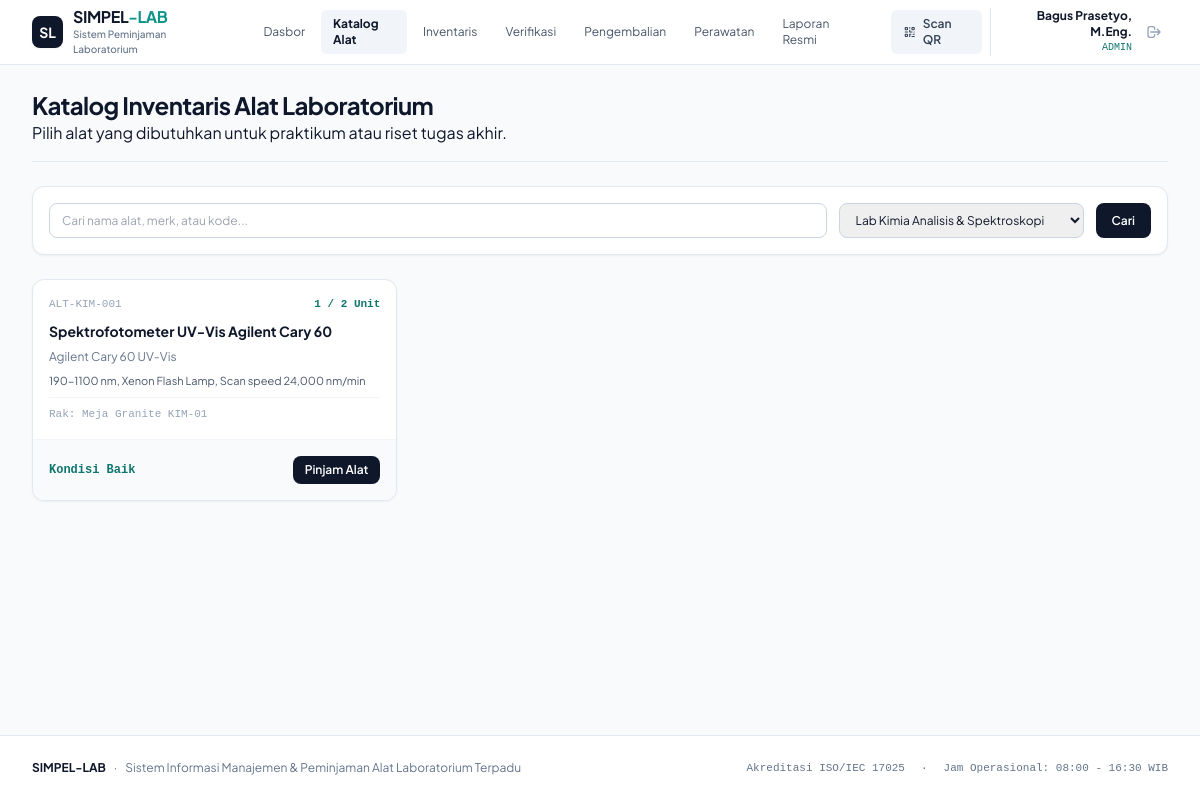
Screenshot of /katalog.php?kat=3 with the database file from the repository.
### tables this page shows
CREATE TABLE IF NOT EXISTS `alat` (
  `id` INT AUTO_INCREMENT PRIMARY KEY,
  `kode_alat` VARCHAR(50) NOT NULL UNIQUE,
  `kategori_id` INT NOT NULL,
  `nama_alat` VARCHAR(150) NOT NULL,
  `merk_model` VARCHAR(100) NOT NULL,
  `spesifikasi` TEXT NOT NULL,
  `lokasi_rak` VARCHAR(100) NOT NULL,
  `kondisi` ENUM('BAIK', 'RUSAK_RINGAN', 'RUSAK_BERAT', 'DALAM_PERAWATAN') NOT NULL DEFAULT 'BAIK',
  `total_stok` INT NOT NULL DEFAULT 1,
  `stok_tersedia` INT NOT NULL DEFAULT 1,
  `harga_perkiraan` DECIMAL(15,2) DEFAULT 0,
  `aksesoris` TEXT,
  `foto` VARCHAR(255) DEFAULT NULL,
  `created_at` TIMESTAMP DEFAULT CURRENT_TIMESTAMP,
  FOREIGN KEY (`kategori_id`) REFERENCES `kategori`(`id`) ON DELETE CASCADE
);

### katalog.php (the view, shortened to what this page needs)
<?php
require_once __DIR__ . '/includes/header.php';
$q = $_GET['q'] ?? '';
$kat_filter = $_GET['kat'] ?? '';
$sql = "SELECT a.*, k.nama_kategori FROM alat a JOIN kategori k ON a.kategori_id = k.id WHERE 1=1";
$params = [];
if (!empty($kat_filter)) {
    $sql .= " AND a.kategori_id = ?";
    $params[] = $kat_filter;
}
$sql .= " ORDER BY a.nama_alat ASC";
$alat_list = [];
$kategori_list = [];
if (isset($pdo)) {
    $stmt = $pdo->prepare($sql);
    $stmt->execute($params);
    $alat_list = $stmt->fetchAll();
    $kategori_list = $pdo->query("SELECT * FROM kategori ORDER BY nama_kategori ASC")->fetchAll();
}
?>
<div class="space-y-6">
  <div class="flex flex-col md:flex-row md:items-center md:justify-between gap-4 pb-4 border-b border-slate-200">
    <div>
      <h1 class="text-xl sm:text-2xl font-bold tracking-tight text-slate-900">
        Katalog Inventaris Alat Laboratorium
      </h1>
      <p className="text-xs sm:text-sm text-slate-500 mt-1">
        Pilih alat yang dibutuhkan untuk praktikum atau riset tugas akhir.
      </p>
    </div>
  </div>
  <form method="GET" action="katalog.php" class="bg-white p-4 rounded-xl border border-slate-200 shadow-sm flex flex-col sm:flex-row gap-3">
    <input
      type="text"
      name="q"
      value="<?= htmlspecialchars($q) ?>"
      placeholder="Cari nama alat, merk, atau kode..."
      class="flex-1 px-3 py-2 text-xs border border-slate-300 rounded-lg focus:outline-none focus:ring-2 focus:ring-slate-900"
    />
    <select name="kat" class="px-3 py-2 text-xs border border-slate-300 rounded-lg">
      <?php foreach ($kategori_list as $kat): ?>
        <option value="<?= $kat['id'] ?>" <?= $kat_filter == $kat['id'] ? 'selected' : '' ?>>
          <?= htmlspecialchars($kat['nama_kategori']) ?>
        </option>
      <?php endforeach; ?>
    </select>
    <button type="submit" class="px-4 py-2 text-xs font-semibold text-white bg-slate-900 hover:bg-slate-800 rounded-lg">
      Cari
    </button>
  </form>
  <div class="grid grid-cols-1 sm:grid-cols-2 lg:grid-cols-3 xl:grid-cols-4 gap-5">
    <?php if (empty($alat_list)): ?>
      <div class="col-span-full p-12 text-center bg-white rounded-xl border border-slate-200 text-slate-500 text-xs">
        Tidak ada data alat yang ditemukan.
      </div>
    <?php else: ?>
      <?php foreach ($alat_list as $item): ?>
        <div class="bg-white rounded-xl border border-slate-200 overflow-hidden shadow-sm flex flex-col justify-between">
          <div class="p-4 space-y-2">
            <div class="flex justify-between items-center text-[11px] font-mono text-slate-400">
              <span><?= htmlspecialchars($item['kode_alat']) ?></span>
              <span class="text-teal-700 font-bold"><?= $item['stok_tersedia'] ?> / <?= $item['total_stok'] ?> Unit</span>
            </div>
            <h3 class="text-sm font-bold text-slate-900 line-clamp-2">
              <?= htmlspecialchars($item['nama_alat']) ?>
            </h3>
            <p class="text-xs text-slate-500"><?= htmlspecialchars($item['merk_model']) ?></p>
            <p class="text-[11px] text-slate-600 line-clamp-2"><?= htmlspecialchars($item['spesifikasi']) ?></p>
            <div class="text-[11px] font-mono text-slate-400 pt-2 border-t border-slate-100">
              Rak: <?= htmlspecialchars($item['lokasi_rak']) ?>
            </div>
          </div>
          <div class="p-4 bg-slate-50 border-t border-slate-100 flex items-center justify-between">
            <span class="text-xs font-mono font-bold text-slate-900">
              <?= $item['kondisi'] === 'BAIK' ? '<span class="text-teal-700">Kondisi Baik</span>' : '<span class="text-amber-700">' . $item['kondisi'] . '</span>' ?>
            </span>
            <a href="peminjaman.php?alat_id=<?= $item['id'] ?>" class="px-3 py-1.5 text-xs font-semibold text-white bg-slate-900 hover:bg-slate-800 rounded-lg">
              Pinjam Alat
            </a>
          </div>
        </div>
      <?php endforeach; ?>
    <?php endif; ?>
  </div>
</div>
<?php require_once __DIR__ . '/includes/footer.php'; ?>

### includes/header.php (style rules this page uses)
body { font-family: 'Plus Jakarta Sans', sans-serif; }
.font-mono { font-family: 'JetBrains Mono', monospace; font-variant-numeric: tabular-nums; }

### rows the page displays
alat: kode_alat "ALT-KIM-001", stok_tersedia "1", total_stok "2", nama_alat "Spektrofotometer UV-Vis Agilent Cary 60", merk_model "Agilent Cary 60 UV-Vis", spesifikasi "190-1100 nm, Xenon Flash Lamp, Scan speed 24,000 nm/min", lokasi_rak "Meja Granite KIM-01", kondisi "Kondisi Baik"

### other values shown
$label "Dasbor"
$label "Katalog Alat"
$label "Inventaris"
$label "Verifikasi"
$label "Pengembalian"
$label "Perawatan"
$label "Laporan Resmi"
$user['nama_lengkap'] "Bagus Prasetyo, M.Eng."
$user['role'] "ADMIN"
APP_NAME "SIMPEL-LAB"
form field kat "Lab Kimia Analisis & Spektroskopi"
